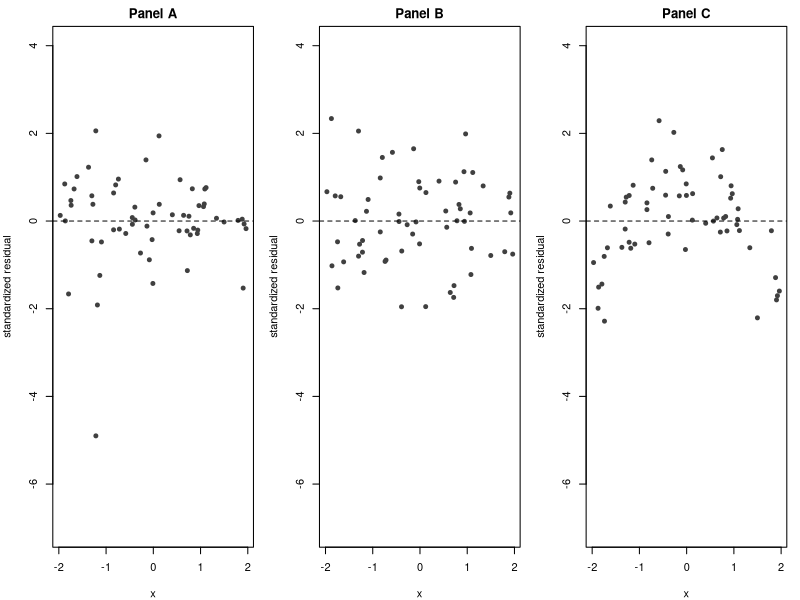

R code for this plot:
## ---- chunk 1
#| label: fig-resid
#| fig-width: 8
#| fig-height: 2.8
#| fig-cap: "Standardized residuals plotted against x for three different fitted lines."
set.seed(1014)
n <- 60
x <- runif(n, -2, 2)
yA <- 1 + 2 * x + rnorm(n, 0, 0.6)
k <- which.min(abs(x + 1.2))
yA[k] <- yA[k] - 4
yB <- 1 + 2 * x + rnorm(n, 0, 0.6)
yC <- 1 + 2 * x - 0.7 * x^2 + rnorm(n, 0, 0.6)
par(mfrow = c(1, 3), mar = c(4, 4, 2, 1))
for (p in list(list("A", yA), list("B", yB), list("C", yC))) {
  r <- rstandard(lm(p[[2]] ~ x))
  plot(x, r, pch = 19, col = "grey25", cex = 0.8, ylim = c(-7, 4),
       xlab = "x", ylab = "standardized residual", main = paste("Panel", p[[1]]))
  abline(h = 0, lty = 2)
}
